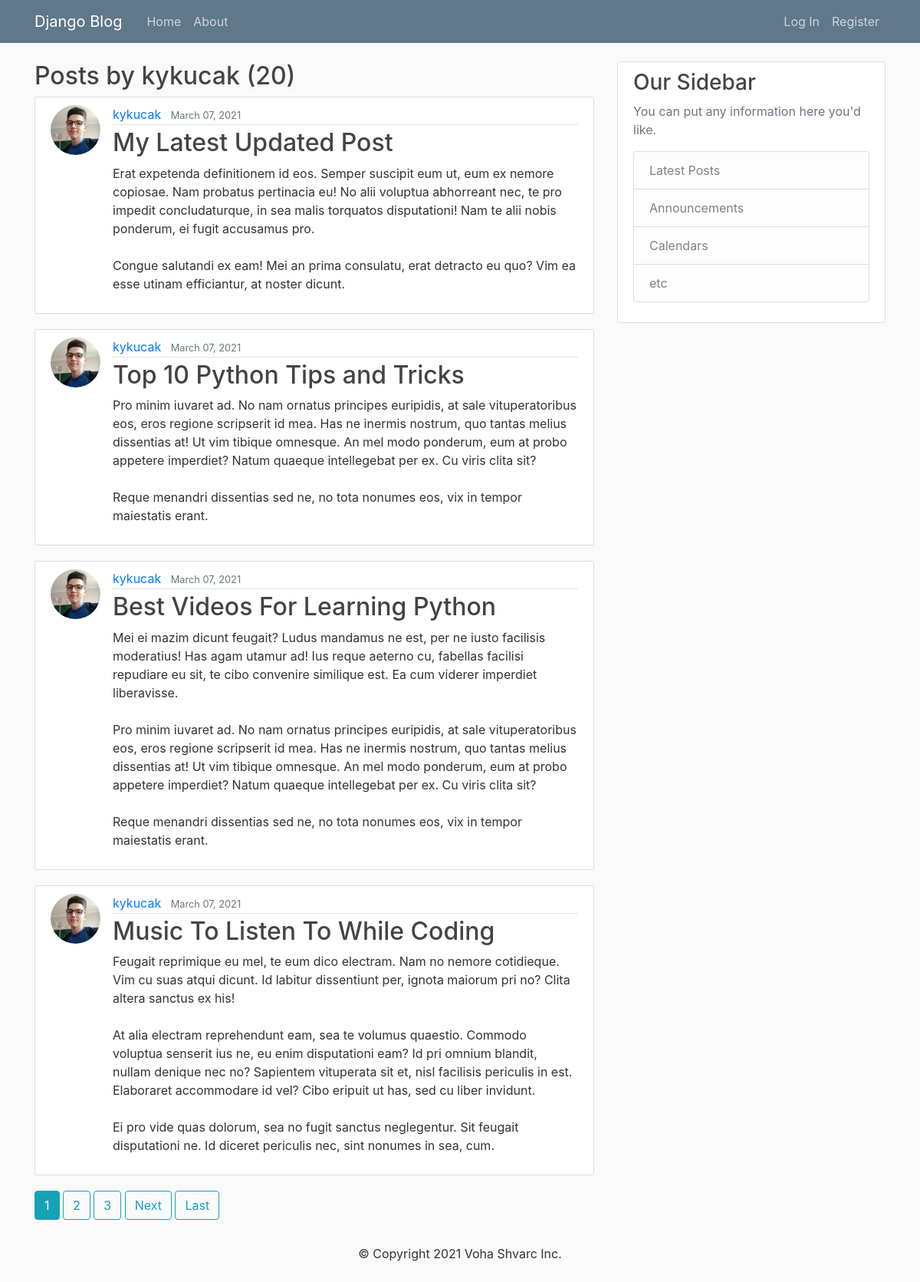
The page /user/kykucak/ on the database its author committed.
### blog/models.py (models this page shows, shortened)
class Post(models.Model):
    title = models.CharField(max_length=100)
    content = models.TextField()
    date_posted = models.DateTimeField(default=timezone.now)
    author = models.ForeignKey(User, on_delete=models.CASCADE)

### users/models.py (models this page shows, shortened)
class UserProfile(models.Model):
    user = models.OneToOneField(User, on_delete=models.CASCADE)
    image = models.ImageField(default='default.jpg', upload_to='profile_pics')

### blog/views.py (the view)
# urls.py: path('user/<str:username>/', UserPostListView.as_view(), name='user-posts'),
class UserPostListView(ListView):
    model = Post
    template_name = "blog/user_posts.html"
    context_object_name = "posts"
    paginate_by = 4
    def get_queryset(self):
        user = get_object_or_404(User, username=self.kwargs.get('username'))
        return Post.objects.filter(author=user).order_by('-date_posted')

### blog/templates/blog/user_posts.html (shortened to what this page needs)
{% extends "blog/base.html" %}
{% block content %}
    <h2>Posts by {{ view.kwargs.username }} ({{ page_obj.paginator.count }})</h2>
    {% for post in posts %}
        <article class="media content-section">
            <img class="rounded-circle article-img" src="{{ post.author.userprofile.image.url }}" alt="Profile Photo">
            <div class="media-body">
                <div class="article-metadata">
                    <a class="mr-2" href="{% url 'user-posts' post.author %}">{{ post.author }}</a>
                    <small class="text-muted">{{ post.date_posted | date:"F d, Y" }}</small>
                </div>
                <h2><a class="article-title" href="{% url 'post-detail' post.id %}">{{ post.title }}</a></h2>
                <p class="article-content">{{ post.content }}</p>
            </div>
        </article>
    {% endfor %}
    {% if is_paginated %}
        {% for num in page_obj.paginator.page_range %}
            {% if num == page_obj.number %}
                <a class="btn btn-info mb=4" href="?page={{ num }}">{{ num }}</a>
            {% elif num > page_obj.number|add:'-3' and num < page_obj.number|add:'3' %}
                <a class="btn btn-outline-info mb=4" href="?page={{ num }}">{{ num }}</a>
            {% endif %}
        {% endfor %}
        {% if page_obj.has_next %}
            <a class="btn btn-outline-info mb=4" href="?page={{ page_obj.next_page_number }}">Next</a>
            <a class="btn btn-outline-info mb=4" href="?page={{ page_obj.paginator.num_pages }}">Last</a>
        {% endif %}
    {% endif %}
{% endblock content %}

### blog/static/blog/main.css (style rules this page uses)
body { background: #fafafa; color: #333333; margin-top: 5rem; }
h1, h2, h3, h4, h5, h6 { color: #444444; }
.content-section { background: #ffffff; padding: 10px 20px; border: 1px solid #dddddd; border-radius: 3px; margin-bottom: 20px; }
.article-title { color: #444444; }
.article-content { white-space: pre-line; }
.article-img { height: 65px; width: 65px; margin-right: 16px; }
.article-metadata { padding-bottom: 1px; margin-bottom: 4px; border-bottom: 1px solid #e3e3e3 }

### rows shown on the page
Post: author.userprofile.image (picture), author "kykucak", date_posted "March 07, 2021", title "My Latest Updated Post", content "Erat expetenda definitionem id eos. Semper suscipit eum ut, eum ex nemore copiosae. Nam probatus pertinacia eu! No alii voluptua abhorreant nec, te pro impedit concludaturque, in sea malis torquatos disputationi! Nam te alii nobis ponderum, ei fugit accusamus pro. Congue salutandi ex eam! Mei an prima consulatu, erat detracto eu quo? Vim ea esse utinam efficiantur, at noster dicunt."
Post: author.userprofile.image (picture), author "kykucak", date_posted "March 07, 2021", title "Top 10 Python Tips and Tricks", content "Pro minim iuvaret ad. No nam ornatus principes euripidis, at sale vituperatoribus eos, eros regione scripserit id mea. Has ne inermis nostrum, quo tantas melius dissentias at! Ut vim tibique omnesque. An mel modo ponderum, eum at probo appetere imperdiet? Natum quaeque intellegebat per ex. Cu viris clita sit? Reque menandri dissentias sed ne, no tota nonumes eos, vix in tempor maiestatis erant."
Post: author.userprofile.image (picture), author "kykucak", date_posted "March 07, 2021", title "Best Videos For Learning Python", content "Mei ei mazim dicunt feugait? Ludus mandamus ne est, per ne iusto facilisis moderatius! Has agam utamur ad! Ius reque aeterno cu, fabellas facilisi repudiare eu sit, te cibo convenire similique est. Ea cum viderer imperdiet liberavisse. Pro minim iuvaret ad. No nam ornatus principes euripidis, at sale vituperatoribus eos, eros regione scripserit id mea. Has ne inermis nostrum, quo tantas melius dissentias at! Ut vim tibique omnesque. An mel modo ponderum, eum at probo appetere imperdiet? Natum quaeque intellegebat per ex. Cu viris clita sit? Reque menandri dissentias sed ne, no tota nonumes eos, vix in tempor maiestatis erant."
Post: author.userprofile.image (picture), author "kykucak", date_posted "March 07, 2021", title "Music To Listen To While Coding", content "Feugait reprimique eu mel, te eum dico electram. Nam no nemore cotidieque. Vim cu suas atqui dicunt. Id labitur dissentiunt per, ignota maiorum pri no? Clita altera sanctus ex his! At alia electram reprehendunt eam, sea te volumus quaestio. Commodo voluptua senserit ius ne, eu enim disputationi eam? Id pri omnium blandit, nullam denique nec no? Sapientem vituperata sit et, nisl facilisis periculis in est. Elaboraret accommodare id vel? Cibo eripuit ut has, sed cu liber invidunt. Ei pro vide quas dolorum, sea no fugit sanctus neglegentur. Sit feugait disputationi ne. Id diceret periculis nec, sint nonumes in sea, cum."

### other values the page prints
{{ view.kwargs.username }} "kykucak"
{{ page_obj.paginator.count }} "20"
{{ num }} "1"
{{ num }} "2" "3"
